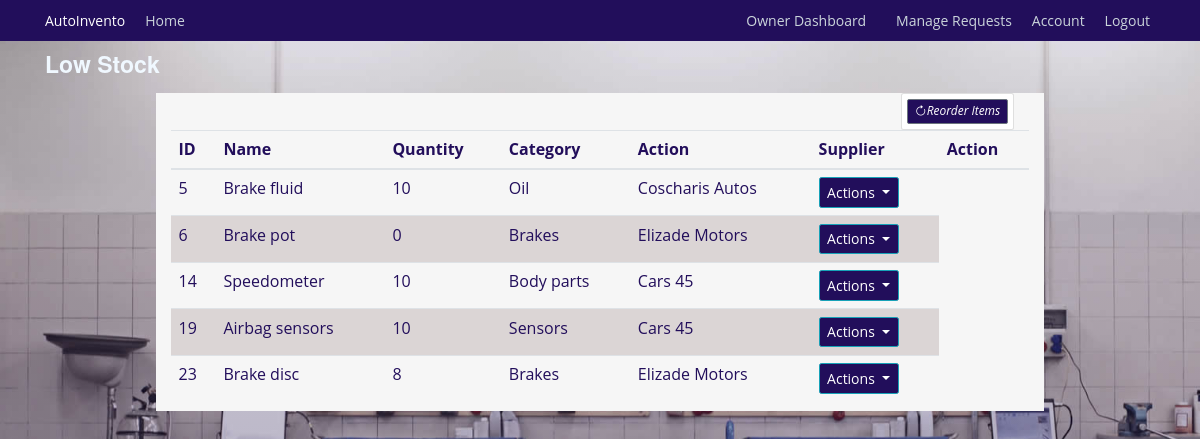
The page /inventory/low_inventory (signed in) on the database as committed earlier.
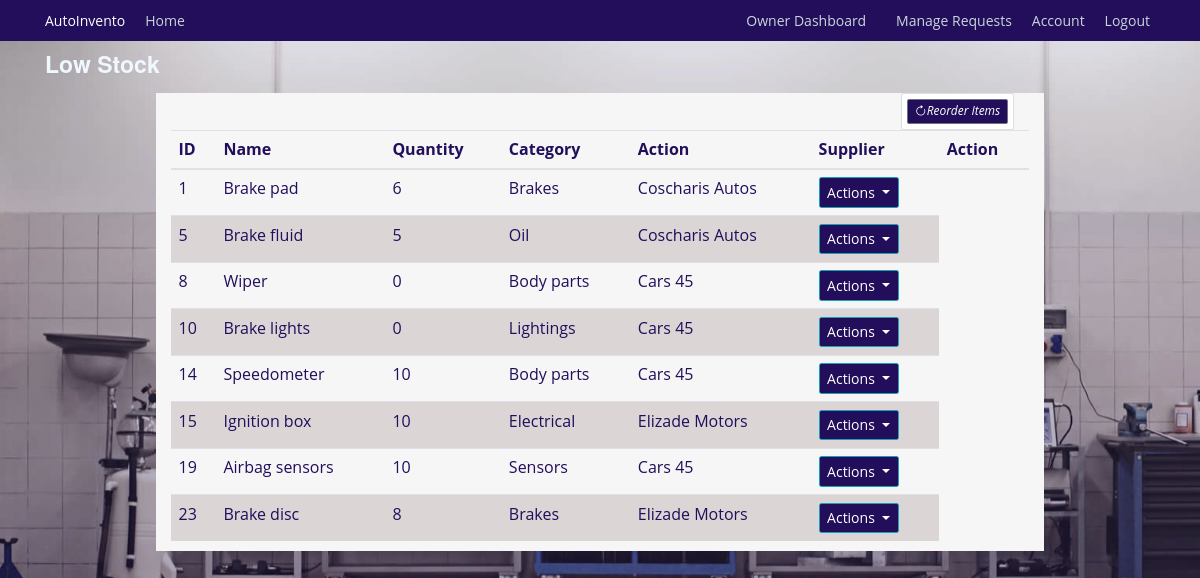
The same page on the database as committed later.
### autoinvento/models.py (models this page shows, shortened)
class InventoryItem(db.Model):
    id = db.Column(db.Integer, primary_key=True)
    name = db.Column(db.String(128), unique=True, nullable=False, index=True)
    quantity = db.Column(db.Integer, nullable=False)
    category = db.Column(db.String(50), nullable=False)
    low_stock_threshold = db.Column(db.Integer, default=10)
    date_added = db.Column(db.DateTime, default=datetime.utcnow)
    supplier_id = db.Column(db.Integer, db.ForeignKey('supplier.id'))
    supplier = db.relationship('Supplier', back_populates='items')
    usage_logs = db.relationship('UsageLog', back_populates='items', cascade='all, delete-orphan')
    notifications = db.relationship('Notification', back_populates='items', cascade='all, delete-orphan')
    requests = db.relationship('InventoryRequest', back_populates='requested_item')

class Supplier(db.Model):
    id = db.Column(db.Integer, primary_key=True)
    name = db.Column(db.String(100), unique=True, nullable=False)
    email = db.Column(db.String(120), unique=True, nullable=False)
    phone_number = db.Column(db.Integer, unique=True, nullable=True)
    contact = db.Column(db.String(125), nullable=True)
    items = db.relationship('InventoryItem', back_populates='supplier')

### autoinvento/inventory/routes.py (the view)
@inventory.route('/inventory/low_inventory', methods=['GET', 'POST'])
@login_required
def low_inventory():
    low_inventory = InventoryItem.query.filter(InventoryItem.quantity <= InventoryItem.low_stock_threshold)
    return render_template('low_inventory.html', title='Low Inventory', low_inventory=low_inventory)

### autoinvento/models.py (called while the page is built)
@login_manager.user_loader
def load_user(mechanic_id):
    return Mechanics.query.get(int(mechanic_id))

### autoinvento/templates/low_inventory.html (shortened to what this page needs)
{% extends "base.html" %} {% block content %}
<h3 style="color: aliceblue">Low Stock</h3>
<div class="container mt-4 background">
  <div class="col-md-2 float-right">
    <div class="card p-2">
      <a
        class="btn btn-sm btn-secondary"
        href="{{ url_for('inventory.add_inventory') }}"
        ><i class="bi bi-arrow-clockwise">Reorder Items</i></a
      >
    </div>
  </div>
  <div class="table-responsive">
    <table class="table">
      <thead>
        <tr>
          <th>ID</th>
          <th>Name</th>
          <th>Quantity</th>
          <th>Category</th>
          <th>Action</th>
          <th>Supplier</th>
          <th>Action</th>
        </tr>
      </thead>
      <tbody>
        {% for inventory in low_inventory %}
        <tr>
          <td>{{ inventory.id }}</td>
          <td>{{ inventory.name }}</td>
          <td>{{ inventory.quantity }}</td>
          <td>{{ inventory.category }}</td>
          <td>{{ inventory.supplier.name }}</td>
          <td>
            <div class="dropdown">
              <button
                class="btn btn-info dropdown-toggle"
                type="button"
                data-bs-toggle="dropdown"
                aria-expanded="false"
              >
                Actions
              </button>
            </div>
          </td>
        </tr>
        {% endfor %}
      </tbody>
    </table>
  </div>
</div>
{% endblock content %}

Rows that differ between the two databases and show on the page:
no longer on this page (row edited): InventoryItem: id "6", name "Brake pot", quantity "0", category "Brakes", supplier.name "Elizade Motors"
now on this page (row edited): InventoryItem: id "1", name "Brake pad", quantity "6", category "Brakes", supplier.name "Coscharis Autos"
changed InventoryItem "Brake fluid": quantity "10" → "5"
now on this page (row edited): InventoryItem: id "8", name "Wiper", quantity "0", category "Body parts", supplier.name "Cars 45"
now on this page (row edited): InventoryItem: id "10", name "Brake lights", quantity "0", category "Lightings", supplier.name "Cars 45"
now on this page (row edited): InventoryItem: id "15", name "Ignition box", quantity "10", category "Electrical", supplier.name "Elizade Motors"
